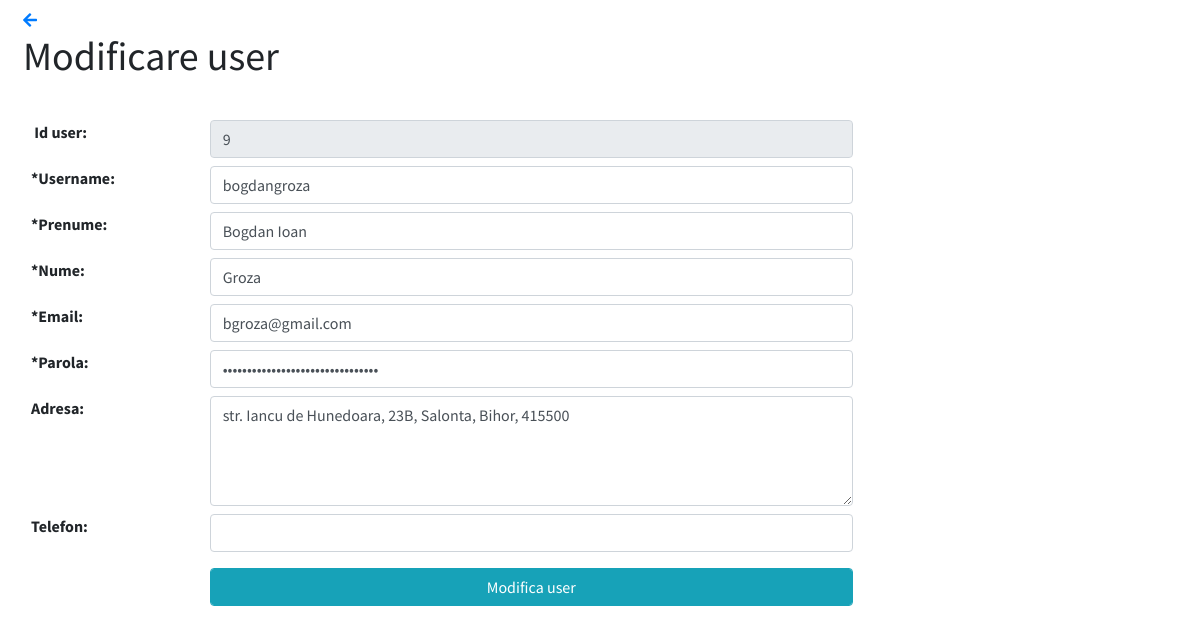
The page /admin/users_update.php?id=9 on the database its author committed.
### tables this page shows
CREATE TABLE IF NOT EXISTS `users` (
  `id` int(11) NOT NULL AUTO_INCREMENT,
  `username` varchar(50) NOT NULL,
  `last_name` varchar(50) NOT NULL,
  `first_name` varchar(50) NOT NULL,
  `email` varchar(100) NOT NULL,
  `password` varchar(50) NOT NULL,
  `address` varchar(100) DEFAULT NULL,
  `phone` varchar(10) DEFAULT NULL,
  PRIMARY KEY (`id`),
  UNIQUE KEY `username` (`username`),
  UNIQUE KEY `email` (`email`)
);

### functions.php (called while the page is built, shortened)
<?php
	require('database/class.user.php');
	$user = new User();
?>

### database/class.user.php (called while the page is built, shortened)
<?php
	Class User {
		public $db;
		public function __construct() {
			$this->db = new mysqli('localhost', 'root', '', 'proiect');
		}
		public function getUser($id) {
			$sql = "SELECT * FROM users WHERE id = $id";
			$result = $this->db->query($sql);
			if ($result->num_rows == 1) {
				return $result->fetch_assoc();
			}
			return false;
		}
	}
?>

### admin/users_update.php (the view, shortened to what this page needs)
<?php
	include '../functions.php';
	if (isset($_GET['id']) && is_numeric($_GET['id']) && ($user->getUser($_GET['id']))) {
		$id = $_GET['id'];
		$row = $user->getUser($id);
?>
<!DOCTYPE html>
<html>
<head>
	<link rel="stylesheet" type="text/css" href="../style.css">
	<?php include '../partial/_css_cdn.php';?>
</head>
<body class='font-sans-pro bold'>
	<div class="container m-2">
		<a href="users.php" class="fa fa-arrow-left"></a>
		<h1 class="mb-3">Modificare user</h1>
		<br>
	<form method="post">
		<div class="form-row">
			<div class="col-sm-2">
				<label for="id" class="ml-2 text-center">&nbsp;Id user:</label>
			</div>
			<div class="col-sm-7">
				<input class="form-control" type="text" name="id" readonly value="<?=$id?>">
			</div>
		</div>
		<div class="form-row my-2">
			<div class="col-sm-2">
				<label for="username" class="ml-2">*Username:</label>
			</div>
			<div class="col-sm-7">
				<input type="text" class="form-control" name="username" value="<?=$row['username']?>" required>
			</div>
		</div>
		<div class="form-row my-2">
			<div class="col-sm-2">
				<label for="first_name" class="bold mx-2">*Prenume:</label>
			</div>
			<div class="col-sm-7">
				<input type="text" class="form-control" name="first_name"required value="<?=$row['first_name']?>">
			</div>
		</div>
		<div class="form-row my-2">
			<div class="col-sm-2">
				<label for="last_name" class="bold mx-2">*Nume:</label>
			</div>
			<div class="col-sm-7">
				<input type="text" class="form-control" name="last_name" required value="<?=$row['last_name']?>">
			</div>
		</div>
		<div class="form-row my-2">
			<div class="col-sm-2">
				<label for="email" class="bold mx-2">*Email:</label>
			</div>
			<div class="col-sm-7">
				<input type="email" class="form-control" name="email" value="<?=$row['email']?>" required>
			</div>
		</div>
		<div class="form-row my-2">
			<div class="col-sm-2">
				<label for="password" class="bold mx-2">*Parola:</label>
			</div>
			<div class="col-sm-7">
				<input type="password" class="form-control" name="password" minlength="5" value="<?=$row['password']?>" required>
			</div>
		</div>
		<div class="form-row my-2">
			<div class="col-sm-2">
				<label for="address" class="bold mx-2">Adresa:</label>
			</div>
			<div class="col-sm-7">
				<textarea rows="4" class="form-control" name="address"><?=$row['address']?></textarea>
			</div>
		</div>
		<div class="form-row my-2">
			<div class="col-sm-2">
				<label for="phone" class="bold mx-2">Telefon:</label>
			</div>
			<div class="col-sm-7">
				<input type="phone" class="form-control" name="phone" minlength="10" maxlength="10" value="<?=$row['phone']?>">
			</div>
		</div>
		<div class="form-row my-2">
			<div class="col-sm-2"></div>
			<div class="col-sm-7">
				<button name="update_submit" type="submit" class="btn btn-info my-2 form-control">Modifica user</button>
			</div>
		</div>
	</form>
	</div>
<?php } ?>
</body>
</html>

### style.css (style rules this page uses)
.font-sans-pro { font-family: "Source Sans Pro", cursive; }
.bold { font-weight: bold; }

### rows shown on the page
users: username "bogdangroza", first_name "Bogdan Ioan", last_name "Groza", email "bgroza@gmail.com", address "str. Iancu de Hunedoara, 23B, Salonta, Bihor, 415500"
